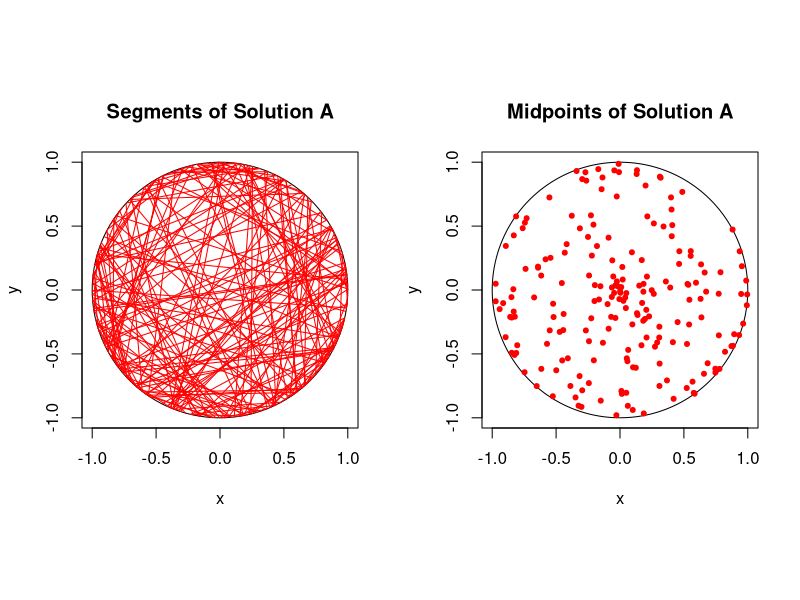
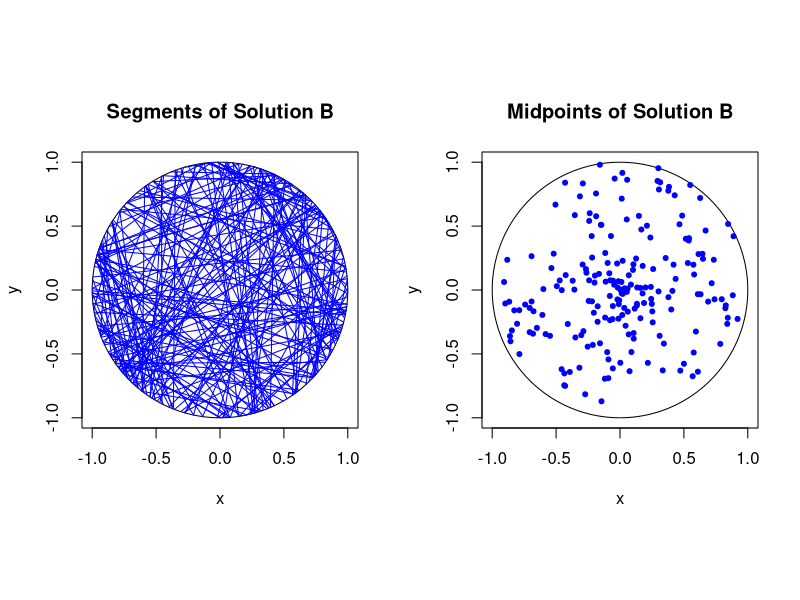
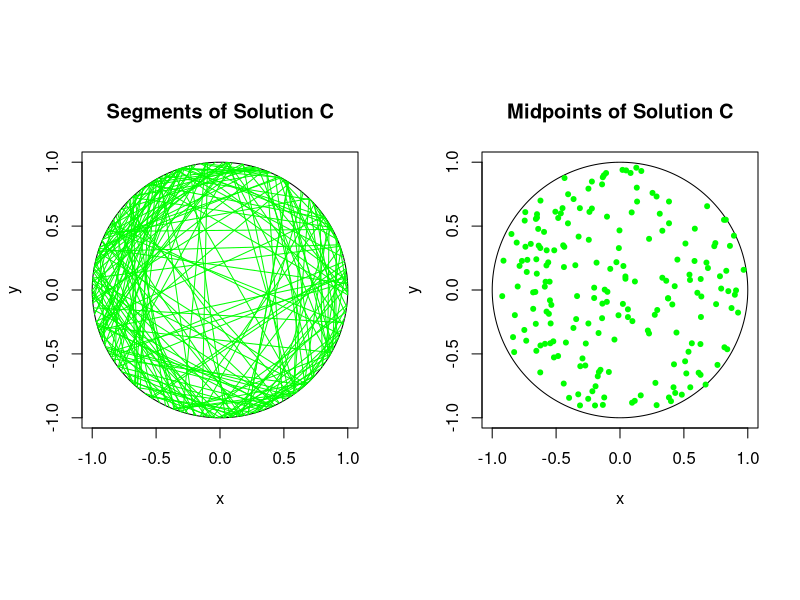

These figures' R source, in order:
# Illustrate the three solutions of the Bertrand paradox on a disk.
# The three solutions are labelled A, B and C, which correspond to
# solutions 1, 2 and 3 in, for example, the Wikipedia article:
# https://en.wikipedia.org/wiki/Bertrand_paradox_(probability)
# Author: H. Paul Keeler, 2019.

###START Parameters START###
#Simulation disk dimensions
xx0=0; yy0=0; #center of disk
r=1; #disk radius
numbLines=200;#number of lines
###END Parameters END###

###START Simulate three solutions on a disk START###
#Solution A
thetaA1=2*pi*runif(numbLines); #choose angular component uniformly
thetaA2=2*pi*runif(numbLines); #choose angular component uniformly

#calculate segment endpoints
xxA1=xx0+r*cos(thetaA1);
yyA1=yy0+r*sin(thetaA1);
xxA2=xx0+r*cos(thetaA2);
yyA2=yy0+r*sin(thetaA2);
#calculate midpoints of segments
xxA0=(xxA1+xxA2)/2; yyA0=(yyA1+yyA2)/2;

#Solution B
thetaB=2*pi*runif(numbLines); #choose angular component uniformly
pB=r*runif(numbLines); #choose radial component uniformly
qB=sqrt(r^2-pB^2); #distance to circle edge (alonge line)

#calculate trig values
sin_thetaB=sin(thetaB);
cos_thetaB=cos(thetaB);

#calculate segment endpoints
xxB1=xx0+pB*cos_thetaB+qB*sin_thetaB;
yyB1=yy0+pB*sin_thetaB-qB*cos_thetaB;
xxB2=xx0+pB*cos_thetaB-qB*sin_thetaB;
yyB2=yy0+pB*sin_thetaB+qB*cos_thetaB;
#calculate midpoints of segments
xxB0=(xxB1+xxB2)/2; yyB0=(yyB1+yyB2)/2;

#Solution C
#choose a point uniformly in the disk
thetaC=2*pi*runif(numbLines); #choose angular component uniformly
pC=r*sqrt(runif(numbLines)); #choose radial component
qC=sqrt(r^2-pC^2); #distance to circle edge (alonge line)

#calculate trig values
sin_thetaC=sin(thetaC);
cos_thetaC=cos(thetaC);

#calculate segment endpoints
xxC1=xx0+pC*cos_thetaC+qC*sin_thetaC;
yyC1=yy0+pC*sin_thetaC-qC*cos_thetaC;
xxC2=xx0+pC*cos_thetaC-qC*sin_thetaC;
yyC2=yy0+pC*sin_thetaC+qC*cos_thetaC;
#calculate midpoints of segments
xxC0=(xxC1+xxC2)/2; yyC0=(yyC1+yyC2)/2;
###END Simulate three solutions on a disk END###

#create points for circle 
t=seq(0,2*pi,len=200);
xp=r*cos(t); yp=r*sin(t);

### START Plotting START###
#Solution A
#plot.new();
par(mfrow=c(1,2));
par(pty="s"); #use square plotting region
plot(xx0+xp,yy0+yp,xlab='x',ylab='y',type="l", col='black',main='Segments of Solution A');
#plot segments of Solution A
segments(xxA1,yyA1,xxA2,yyA2,col='red'); 
#draw circle
par(pty="s"); #use square plotting region
plot(xx0+xp,yy0+yp,xlab='x',ylab='y',type="l", col='black',main='Midpoints of Solution A');
#plot midpoints of Solution A
points(xxA0,yyA0,pch=20,col='red');  

#Solution B
#plot.new();
par(mfrow=c(1,2));
par(pty="s"); #use square plotting region
plot(xx0+xp,yy0+yp,xlab='x',ylab='y',type="l", col='black',main='Segments of Solution B');
#plot segments of Solution B
segments(xxB1,yyB1,xxB2,yyB2,col='blue'); 
#draw circle
par(pty="s"); #use square plotting region
plot(xx0+xp,yy0+yp,xlab='x',ylab='y',type="l", col='black',main='Midpoints of Solution B');
#plot midpoints of Solution B
points(xxB0,yyB0,pch=20,col='blue'); 

#Solution C
#plot.new();
par(mfrow=c(1,2));
par(pty="s"); #use square plotting region
plot(xx0+xp,yy0+yp,xlab='x',ylab='y',type="l", col='black',main='Segments of Solution C');
#plot segments of Solution C
segments(xxC1,yyC1,xxC2,yyC2,col='green'); 
#draw circle
par(pty="s"); #use square plotting region
plot(xx0+xp,yy0+yp,xlab='x',ylab='y',type="l", col='black',main='Midpoints of Solution C');
#plot midpoints of Solution C
points(xxC0,yyC0,pch=20,col='green'); 
###END Plotting END###
